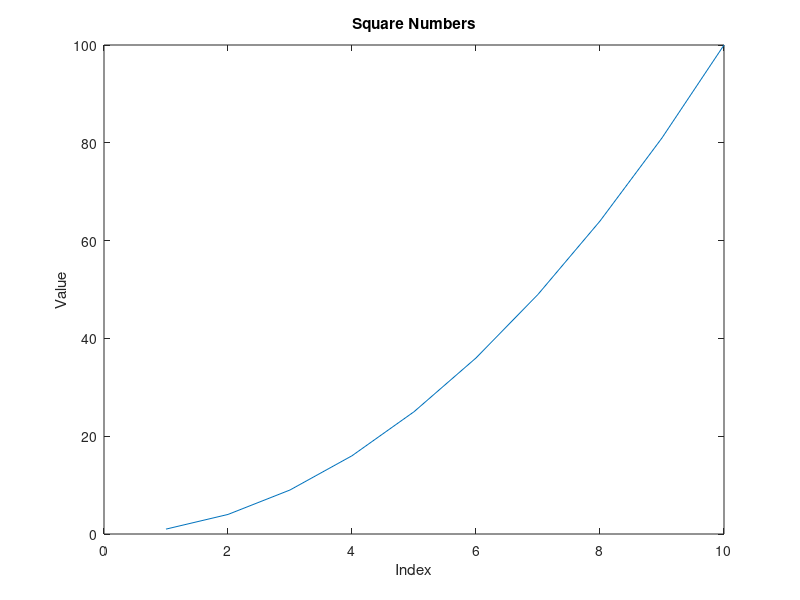

Write MATLAB code to recreate this figure.
% MATLAB Array Plot Test
% Tests plotting arrays without explicit X values

disp('Testing array plotting...');

% Create array data
data = [1, 4, 9, 16, 25, 36, 49, 64, 81, 100];

% Plot array (X should be auto-generated as indices)
plot(data);
title('Square Numbers');
xlabel('Index');
ylabel('Value');

disp('Array plot created successfully!');
